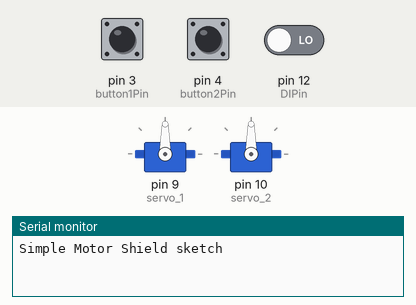
The sketch below on a simulated Arduino Uno, built with avr-gcc and run on an emulated ATmega328P. Parts: 2 × servo, the last lines printed to the serial monitor. Inputs (shaded band) come from the test bench; at power-on: pin 3 (button1Pin) LOW, pin 4 (button2Pin) LOW, pin 12 (DIPin) LOW.

Above: at 1.2 s.
1.3 s: pin 3 (button1Pin) pulled HIGH for 0.15 s
At 1.37 s:
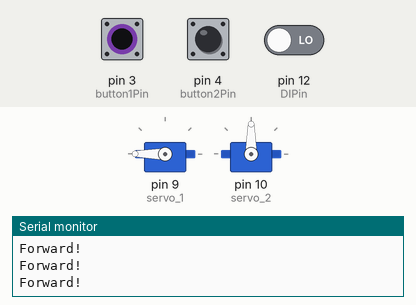
2.9 s: pin 4 (button2Pin) pulled HIGH for 0.15 s
At 2.98 s:
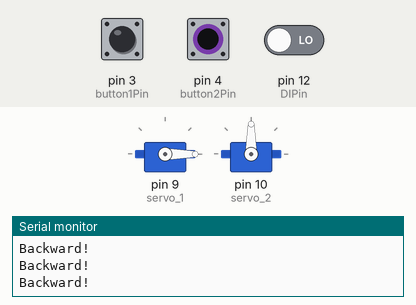
4.5 s: pin 12 (DIPin) driven HIGH
At 7.1 s:
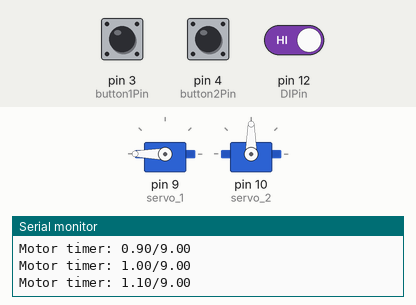
7.5 s: pin 3 (button1Pin) pulled HIGH for 1 s
At 9.0 s:
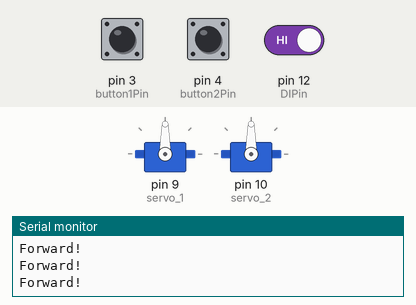
10.5 s: pin 3 (button1Pin) pulled HIGH for 3.2 s
At 11.5 s:
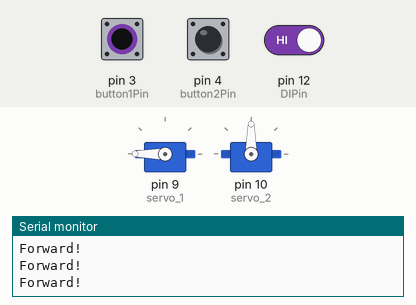
15.2 s: pin 4 (button2Pin) pulled HIGH for 3.2 s
At 16.3 s:
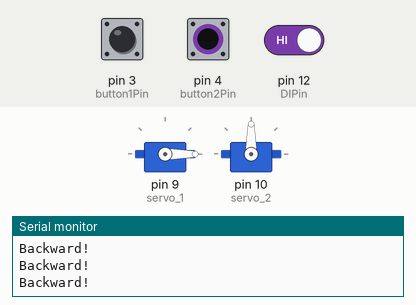
Timing chart, 0 to 19.9 s (numbered marks = the images above; inputs shaded):
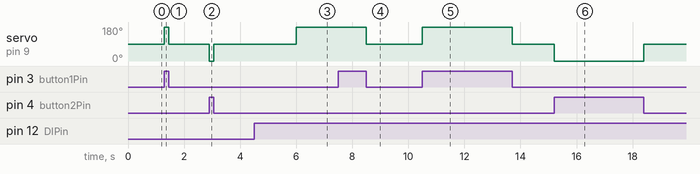

The sketch:

Automated_Curtains.ino
```cpp
// Simple Motor Shield sketch

#include <Servo.h>

//Timekeeping variables:

double milis_timer[1] = {0}; // This is used to keep track of the timer used to tick for each milisecond
double second_timer[1] = {0}; // This is used to keep track of the timer used to tick for each second
double buffer_timer[1] = {0}; // This is used to keep track of the timer used to tick for each second
unsigned long currentTime;
word alarm_time_buffer = 7200; // If the alarm has gone off, wait until this amount of seconds have passed before it can be triggered again.
word alarm_time_passed = 7200; // The amount of seconds since the alarm was triggered
int pause_time = 10; // Time in seconds to pause between opening and closing
int pause_counter = 0; // Counter to track how long the system has paused for

double open_time = 9; // Time in seconds to open curtains
double close_time = 8.2; // Time in seconds to reset string

double motor_timer = 0;

// Button Variables

const int button1Pin = 3;     // the number of the pushbutton pin
const int button2Pin = 4;     // the number of the 2nd pushbutton pin
const int DIPin = 12;

int button1State = 0;
int button2State = 0;
int alarm_signal = 0;
int alarm_signal_timer = 0; // Timer and target are used to make sure that alarm signal is high for at least the target time to avoid noise
int alarm_signal_target = 2;


int motor_state = 0;

int curtain_state = 0; // Curtain is closed when state is 0, open when 1

char* mode = "idle";


// Declare classes for Servo connectors of the MotorShield.
Servo servo_1;
Servo servo_2;


void setup()
{
  Serial.begin(9600);
  Serial.println("Simple Motor Shield sketch");
  pinMode(button1Pin, INPUT);
  pinMode(button2Pin, INPUT);
  pinMode(DIPin, INPUT);

  // Use the default "Servo" library of Arduino.
  // Attach the pin number to the servo library.
  // This might also set the servo in the middle position.
  servo_1.attach(9);
  servo_2.attach(10);
}


void loop()
{

    button1State = digitalRead(button1Pin);
    button2State = digitalRead(button2Pin);
    alarm_signal = digitalRead(DIPin);

  if (tick(1000,buffer_timer) == 1){
    alarm_time_passed += 1;
    if (alarm_time_passed > 32000){alarm_time_passed = alarm_time_buffer + 1;} // Avoid overflow
    if (alarm_signal_timer >= alarm_signal_target && alarm_time_passed < alarm_time_buffer){
      Serial.println("Alarm is sounding, but it's too soon!");
      Serial.print(alarm_time_passed);
      Serial.print("/");
      Serial.print(alarm_time_buffer);
      Serial.println(" seconds since alarm went off");
    }
  }
  if (mode == "idle"){
    if (button1State == HIGH && button2State == LOW) {
      motor_state = 1;
      Serial.println("Forward!");
    }
    else if(button2State == HIGH && button1State == LOW){
      motor_state = -1;
      Serial.println("Backward!");
    }
    else{
      motor_state = 0;
    }
  if (tick(1000,second_timer) == 1){
  if (alarm_signal == 1) {
      alarm_signal_timer +=1;
  }
  else {alarm_signal_timer = 0;}
  }
    if (alarm_signal_timer >= alarm_signal_target && alarm_time_passed > alarm_time_buffer){
    mode = "open";
    Serial.println("Open");
    alarm_signal_timer = 0;
    }

  }

  else if (mode == "open"){
    if (tick(100,milis_timer) == 1){
      motor_timer += .10;
      Serial.print("Motor timer: ");
      Serial.print(motor_timer);
      Serial.print("/");
      Serial.println(open_time);
    }
    if (motor_timer >= open_time){
      mode = "pause";
      motor_timer = 0;
      Serial.println("Pausing");
    }
    else if (button1State == HIGH || button2State == HIGH){ // Allow user to interrupt automatic opening
      mode = "idle";
      motor_timer = 0;
      Serial.println("interrupted by user");
    }
    motor_state = 1;
    pause_counter = 0;
    alarm_time_passed = 0;
  }

  else if (mode == "pause"){
    motor_state = 0;
    if (tick(1000,milis_timer) == 1){
      pause_counter += 1;
      Serial.print("Pause timer: ");
      Serial.print(pause_counter);
      Serial.print("/");
      Serial.println(pause_time);
    }
    if (pause_counter >= pause_time){
      mode = "close";
      pause_counter = 0;
    }
  }

  else if (mode == "close"){
    if (tick(100,milis_timer) == 1){
      motor_timer += .10;
      Serial.print("Motor timer: ");
      Serial.print(motor_timer);
      Serial.print("/");
      Serial.println(close_time);
    }
    if (motor_timer >= close_time || button1State == HIGH || button2State == HIGH){
      mode = "idle";
      motor_timer = 0;
      Serial.println("Idle State");
    }
    motor_state = -1;
  }


  // Write to motor
  if (motor_state == 1){
    servo_1.write(180);
  }
  else if (motor_state == -1){
    servo_1.write(0);
  }
  else if (motor_state == 0){
    servo_1.write(90);
  }
  else{
    servo_1.write(90);
  }

}

int tick(int delay, double timekeeper[1]){
currentTime = millis();
if(currentTime >= (timekeeper[0] + delay)){
  timekeeper[0] = currentTime;
  return 1;
  }
else {return 0;}
}
```

Measured:
- after the input at 1.3 s, servo on pin 9 (servo_1): 90° → 180° at once, → 90° 0.15 s later
- after the input at 2.9 s, servo on pin 9 (servo_1): 90° → 0° at once, → 90° 0.16 s later
- after the input at 4.5 s, servo on pin 9 (servo_1): 90° → 180° after 1.5 s
- after the input at 7.5 s, servo on pin 9 (servo_1): 180° → 90° after 1.0 s
- after the input at 10.5 s, servo on pin 9 (servo_1): 90° → 180° at once, → 90° 3.2 s later
- after the input at 15.2 s, servo on pin 9 (servo_1): 90° → 0° at once, → 90° 3.2 s later
